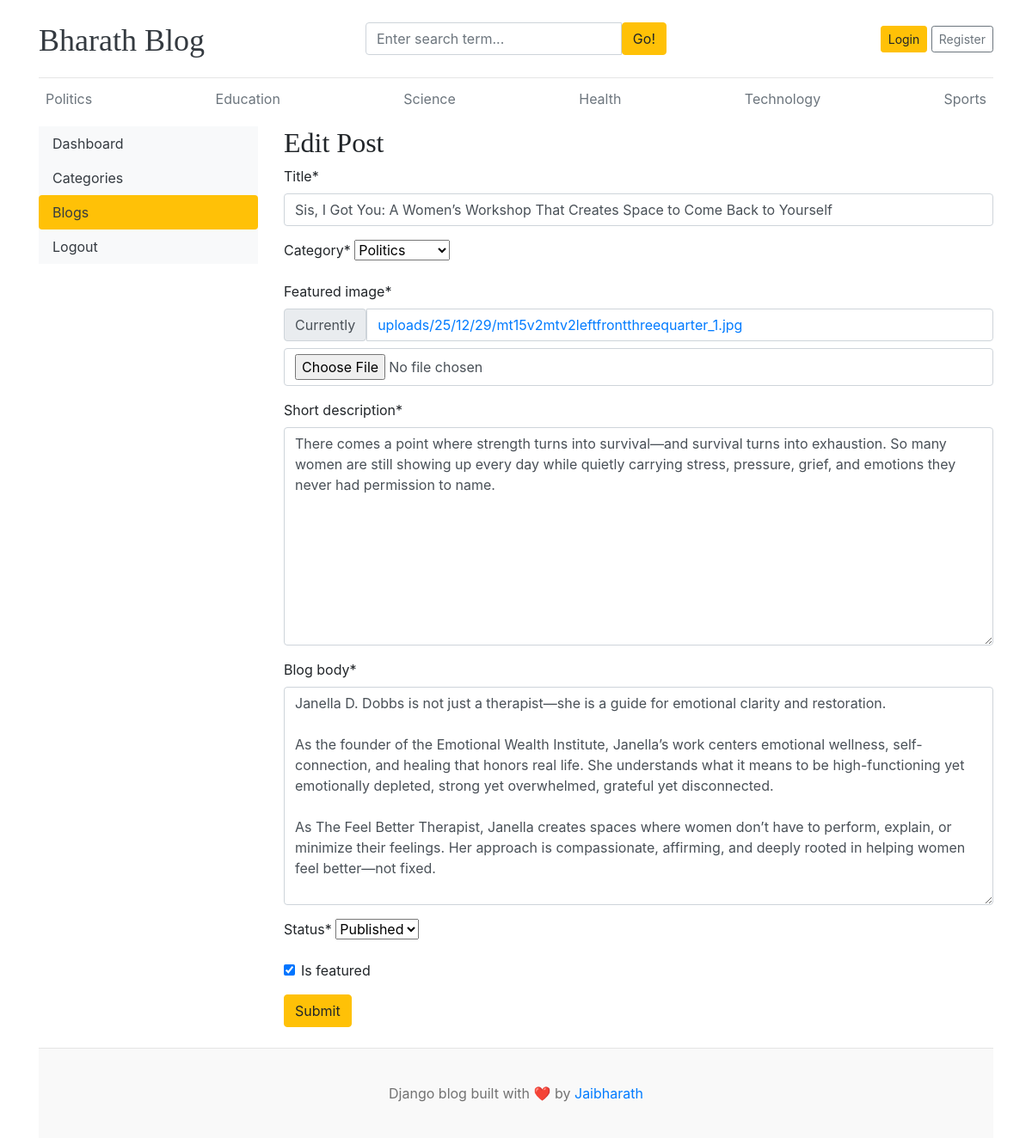
Page /dashboard/posts/edit/3 on the committed database.
### blogs/models.py (models this page shows, shortened)
class Category(models.Model):
    category_name = models.CharField(max_length=50, unique=True)
    created_at = models.DateTimeField(auto_now_add=True)
    updated_at = models.DateTimeField(auto_now=True)
    class Meta:
        verbose_name_plural = 'categories'
    def __str__(self):
        return self.category_name

class Blog(models.Model):
    title = models.CharField(max_length=100)
    slug = models.SlugField(max_length=500, unique=True)
    category = models.ForeignKey(Category,on_delete=models.CASCADE)
    author = models.ForeignKey(User, on_delete=models.CASCADE)
    featured_image = models.ImageField(upload_to='uploads/%y/%m/%d')
    short_description = models.TextField(max_length=1000)
    blog_body = models.TextField(max_length=2000)
    status = models.CharField(choices=STATUS_CHOICES, default=0)
    is_featured = models.BooleanField(default=False)
    created_at = models.DateTimeField(auto_now_add=True)
    updated_at = models.DateTimeField(auto_now=True)

### dashboards/views.py (the view)
# urls.py: path('posts/edit/<int:pk>',views.edit_posts,name='edit_posts'),
def edit_posts(request,pk):
    post = get_object_or_404(Blog,pk=pk)
    if request.method == 'POST':
        form = BlogForm(request.POST,instance=post)
        if form.is_valid():
            post=form.save()
            title=form.cleaned_data['title']
            post.slug=slugify(title)+ '-'+str(post.id)
            post.save()
            return redirect('posts')
    else:
        form = BlogForm(instance=post)
    context = {
        'form':form
    }
    return render(request,'dashboard/edit_posts.html',context)

### dashboards/forms.py
class BlogForm(ModelForm):
    class Meta:
        model = Blog
        fields = ['title','category','featured_image','short_description','blog_body','status','is_featured']

### blogs/context_processors.py (called while the page is built)
def get_categories(request):
    categories = Category.objects.all()
    return dict(categories=categories)

def get_socila_links(request):
    social_links = SocialLink.objects.all()
    return dict(social_links=social_links)

### templates/dashboard/edit_posts.html (shortened to what this page needs)
{% extends 'base.html' %}
{% block content %}
{% load crispy_forms_tags %}
     <div class="row">
        {% include 'dashboard/sidebar.html' %}
        <div class="col-md-9">
            <h2>Edit Post</h2>
            <form action="" method="POST">
                {{form | crispy}}
            <button type="submit" class="btn btn-warning">Submit</button>
            </form>
            <br>
        </div>
     </div>
{% endblock %}

### templates/base.html (shortened to what this page needs)
{% load static %}
<!DOCTYPE html>
<html lang="en">
<head>
    <link href="https://getbootstrap.com/docs/4.0/dist/css/bootstrap.min.css" rel="stylesheet">
    <link href="{% static 'css/blog.css' %}" rel="stylesheet">
    <link rel="stylesheet" href="https://cdnjs.cloudflare.com/ajax/libs/font-awesome/4.7.0/css/font-awesome.min.css">
  </head>
<body>
    <div class="container">
      <header class="blog-header py-3">
        <div class="row flex-nowrap justify-content-between align-items-center">
          <div class="col-4 pt-1">
            <a class="blog-header-logo text-dark" href="/">Bharath Blog</a>
          </div>
          <div class="col-4">
            <form method="GET" action="{% url 'search' %}">
              <div class="input-group">
                        <input class="form-control" type="text" name="keyword" value="{{keyword}}" placeholder="Enter search term..." aria-label="Enter search term..." aria-describedby="button-search" />
                        <button type="submit" class="btn btn-warning"  id="button-search" type="button">Go!</button>
                    </div>
            </form>
          </div>
          <div class="col-4 d-flex justify-content-end align-items-center">
            {% if not user.is_authenticated %}
            <a class="btn btn-sm btn-warning" href="{% url 'login' %}">Login</a> &nbsp;
            <a class="btn btn-sm btn-outline-secondary" href="{% url 'register' %}">Register</a>
            {%else %}
            <span><a class="btn btn-sm btn-warning" href="{% url 'dashboard' %}">Dashboard</a></span>
            &emsp;
            <span><a class="btn btn-sm btn-danger" href="{% url 'logout' %}">Logout</a></span>
            {% endif %}
          </div>
        </div>
      </header>
      <div class="nav-scroller py-1 mb-2">
        <nav class="nav d-flex justify-content-between">
          {% for category in categories %}
          <a class="p-2 text-muted" href="{% url 'posts_by_category' category.id %}">{{category.category_name}}</a>
          {% endfor %}
        </nav>
      </div>
      {% block content %}
      {% endblock %}
<footer class="blog-footer ">
  <p>Django blog built with ❤️ by <a href="">Jaibharath</a></p>
</footer>
</body>
</html>

### blog_main/static/css/blog.css (style rules this page uses)
.blog-header { border-bottom: 1px solid #e5e5e5; }
.blog-header-logo { font-family: "Playfair Display", Georgia, "Times New Roman", serif; font-size: 2.25rem; }
h1, h2, h3, h4, h5, h6 { font-family: "Playfair Display", Georgia, "Times New Roman", serif; }
.blog-footer { padding: 2.5rem 0; color: #727272; text-align: center; background-color: #f9f9f9; border-top: .05rem solid #e5e5e5; }
.blog-footer p:last-child { margin-bottom: 0; }

### rows in the picture
Category: category_name "Politics"
Category: category_name "Education"
Category: category_name "Science"
Category: category_name "Health"
Category: category_name "Technology"
Category: category_name "Sports"
Blog: title "Sis, I Got You: A Women’s Workshop That Creates Space to Come Back to Yourself", category "Politics", short_description "There comes a point where strength turns into survival—and survival turns into exhaustion. So many women are still showing up every day while quietly carrying stress, pressure, grief, and emotions they never had permission to name.", blog_body "Janella D. Dobbs is not just a therapist—she is a guide for emotional clarity and restoration. As the founder of the Emotional Wealth Institute, Janella’s work centers emotional wellness, self-connection, and healing that honors real life. She understands what it means to be high-functioning yet emotionally depleted, strong yet overwhelmed, grateful yet disconnected. As The Feel Better Therapist, Janella creates spaces where women don’t have to perform, explain, or minimize their feelings. Her approach is compassionate, affirming, and deeply rooted in helping women feel better—not fixed.", status "Published", is_featured "☑"
